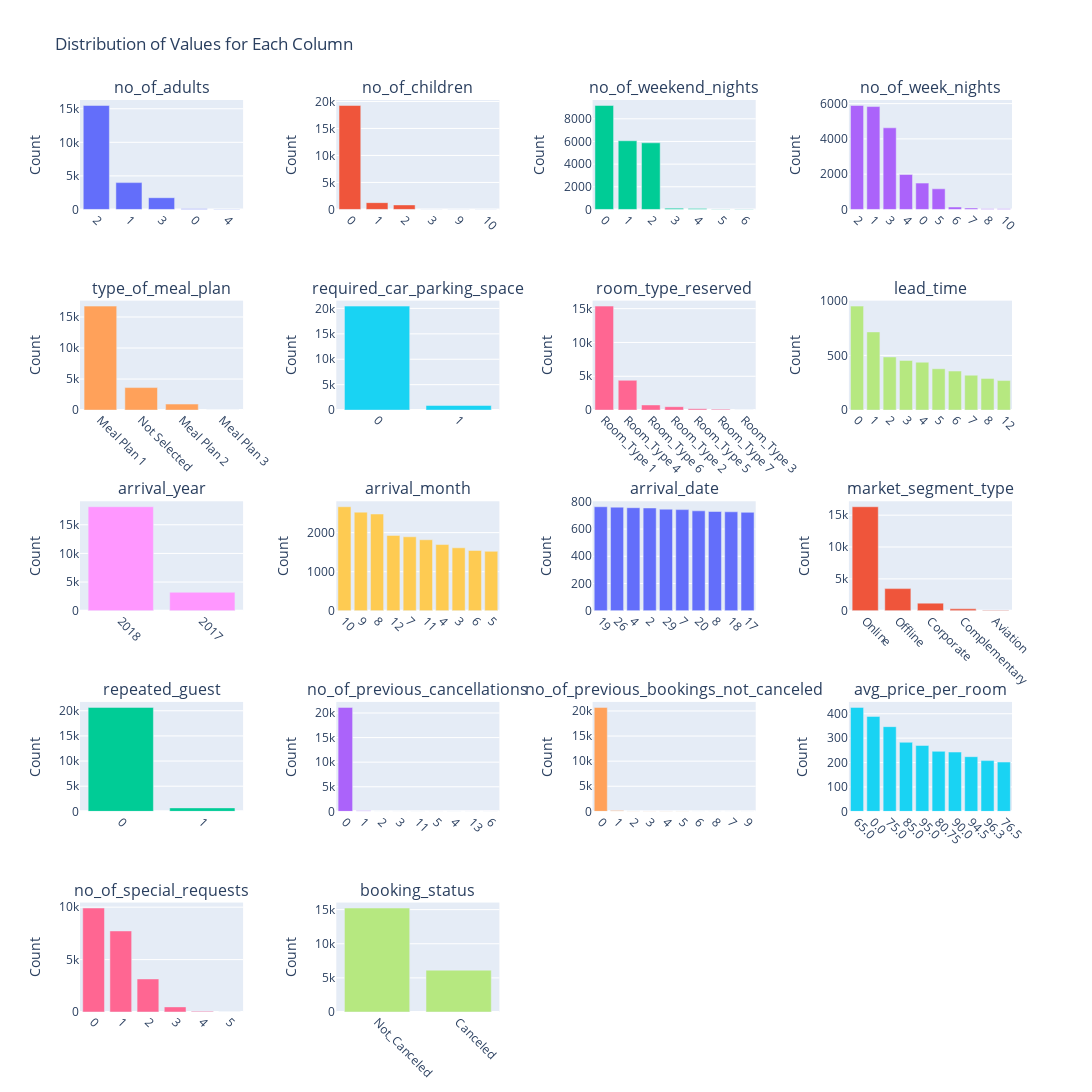

Notebook code cell kept with this figure:
### Markdown cell above
>- Comprehensive Dashboard : Get overview

### Code cell
# describe data summary usiing bar plot
# create plot gid in each cloum value label and it count as a sub plot

import plotly.graph_objects as go
from plotly.subplots import make_subplots

# Create a figure with subplots
fig = make_subplots(
    rows=5, cols=4,
    subplot_titles=df.columns,
    vertical_spacing=0.1,
    horizontal_spacing=0.1
)

# Plot each column
for i, col in enumerate(df.columns):
    row = (i // 4) + 1
    col_num = (i % 4) + 1
    
    # Get value counts for the column
    value_counts = df[col].value_counts()
    
    # Limit to top 10 for columns with many unique values
    if len(value_counts) > 10:
        value_counts = value_counts.head(10)
    
    # Create bar chart
    fig.add_trace(
        go.Bar(
            x=value_counts.index.astype(str),
            y=value_counts.values,
            name=col,
            showlegend=False
        ),
        row=row, col=col_num
    )
    
    # Update axes for better readability
    fig.update_xaxes(tickangle=45, row=row, col=col_num)
    fig.update_yaxes(title_text="Count", row=row, col=col_num)

# Update layout
fig.update_layout(
    height=1200,
    width=1400,
    title_text="Distribution of Values for Each Column",
    showlegend=False
)

fig.show()

### Figure 1 — Plotly figure (JSON) as saved in the notebook; plotly's stock layout.template omitted (floating-point values rounded to 4 significant figures)
{"data": [{"name": "no_of_adults", "showlegend": false, "type": "bar", "x": ["2", "1", "3", "0", "4"], "xaxis": "x", "y": [15489, 3996, 1748, 113, 13], "yaxis": "y"}, {"name": "no_of_children", "showlegend": false, "type": "bar", "x": ["0", "1", "2", "3", "9", "10"], "xaxis": "x2", "y": [19251, 1257, 837, 11, 2, 1], "yaxis": "y2"}, {"name": "no_of_weekend_nights", "showlegend": false, "type": "bar", "x": ["0", "1", "2", "3", "4", "5", "6"], "xaxis": "x3", "y": [9178, 6063, 5882, 110, 91, 21, 14], "yaxis": "y3"}, {"name": "no_of_week_nights", "showlegend": false, "type": "bar", "x": ["2", "1", "3", "4", "0", "5", "6", "7", "8", "10"], "xaxis": "x4", "y": [5894, 5833, 4628, 1980, 1492, 1169, 136, 81, 43, 41], "yaxis": "y4"}, {"name": "type_of_meal_plan", "showlegend": false, "type": "bar", "x": ["Meal Plan 1", "Not Selected", "Meal Plan 2", "Meal Plan 3"], "xaxis": "x5", "y": [16759, 3627, 969, 4], "yaxis": "y5"}, {"name": "required_car_parking_space", "showlegend": false, "type": "bar", "x": ["0", "1"], "xaxis": "x6", "y": [20452, 907], "yaxis": "y6"}, {"name": "room_type_reserved", "showlegend": false, "type": "bar", "x": ["Room_Type 1", "Room_Type 4", "Room_Type 6", "Room_Type 2", "Room_Type 5", "Room_Type 7", "Room_Type 3"], "xaxis": "x7", "y": [15375, 4403, 758, 500, 190, 129, 4], "yaxis": "y7"}, {"name": "lead_time", "showlegend": false, "type": "bar", "x": ["0", "1", "2", "3", "4", "5", "6", "7", "8", "12"], "xaxis": "x8", "y": [951, 715, 486, 454, 438, 378, 357, 319, 290, 270], "yaxis": "y8"}, {"name": "arrival_year", "showlegend": false, "type": "bar", "x": ["2018", "2017"], "xaxis": "x9", "y": [18141, 3218], "yaxis": "y9"}, {"name": "arrival_month", "showlegend": false, "type": "bar", "x": ["10", "9", "8", "12", "7", "11", "4", "3", "6", "5"], "xaxis": "x10", "y": [2663, 2525, 2477, 1928, 1893, 1817, 1695, 1611, 1543, 1522], "yaxis": "y10"}, {"name": "arrival_date", "showlegend": false, "type": "bar", "x": ["19", "26", "4", "2", "29", "7", "20", "8", "18", "17"], "xaxis": "x11", "y": [764, 761, 757, 755, 746, 743, 734, 729, 727, 723], "yaxis": "y11"}, {"name": "market_segment_type", "showlegend": false, "type": "bar", "x": ["Online", "Offline", "Corporate", "Complementary", "Aviation"], "xaxis": "x12", "y": [16324, 3471, 1192, 291, 81], "yaxis": "y12"}, {"name": "repeated_guest", "showlegend": false, "type": "bar", "x": ["0", "1"], "xaxis": "x13", "y": [20667, 692], "yaxis": "y13"}, {"name": "no_of_previous_cancellations", "showlegend": false, "type": "bar", "x": ["0", "1", "2", "3", "11", "5", "4", "13", "6"], "xaxis": "x14", "y": [21135, 115, 36, 32, 20, 10, 9, 1, 1], "yaxis": "y14"}, {"name": "no_of_previous_bookings_not_canceled", "showlegend": false, "type": "bar", "x": ["0", "1", "2", "3", "4", "5", "6", "8", "7", "9"], "xaxis": "x15", "y": [20711, 180, 89, 65, 54, 47, 29, 20, 18, 16], "yaxis": "y15"}, {"name": "avg_price_per_room", "showlegend": false, "type": "bar", "x": ["65.0", "0.0", "75.0", "85.0", "95.0", "80.75", "90.0", "94.5", "96.3", "76.5"], "xaxis": "x16", "y": [426, 389, 347, 283, 270, 246, 243, 224, 208, 202], "yaxis": "y16"}, {"name": "no_of_special_requests", "showlegend": false, "type": "bar", "x": ["0", "1", "2", "3", "4", "5"], "xaxis": "x17", "y": [9919, 7732, 3154, 487, 61, 6], "yaxis": "y17"}, {"name": "booking_status", "showlegend": false, "type": "bar", "x": ["Not_Canceled", "Canceled"], "xaxis": "x18", "y": [15231, 6128], "yaxis": "y18"}], "layout": {"annotations": [{"font": {"size": 16}, "showarrow": false, "text": "no_of_adults", "x": 0.0875, "xanchor": "center", "xref": "paper", "y": 1, "yanchor": "bottom", "yref": "paper"}, {"font": {"size": 16}, "showarrow": false, "text": "no_of_children", "x": 0.3625, "xanchor": "center", "xref": "paper", "y": 1, "yanchor": "bottom", "yref": "paper"}, {"font": {"size": 16}, "showarrow": false, "text": "no_of_weekend_nights", "x": 0.6375, "xanchor": "center", "xref": "paper", "y": 1, "yanchor": "bottom", "yref": "paper"}, {"font": {"size": 16}, "showarrow": false, "text": "no_of_week_nights", "x": 0.9125, "xanchor": "center", "xref": "paper", "y": 1, "yanchor": "bottom", "yref": "paper"}, {"font": {"size": 16}, "showarrow": false, "text": "type_of_meal_plan", "x": 0.0875, "xanchor": "center", "xref": "paper", "y": 0.78, "yanchor": "bottom", "yref": "paper"}, {"font": {"size": 16}, "showarrow": false, "text": "required_car_parking_space", "x": 0.3625, "xanchor": "center", "xref": "paper", "y": 0.78, "yanchor": "bottom", "yref": "paper"}, {"font": {"size": 16}, "showarrow": false, "text": "room_type_reserved", "x": 0.6375, "xanchor": "center", "xref": "paper", "y": 0.78, "yanchor": "bottom", "yref": "paper"}, {"font": {"size": 16}, "showarrow": false, "text": "lead_time", "x": 0.9125, "xanchor": "center", "xref": "paper", "y": 0.78, "yanchor": "bottom", "yref": "paper"}, {"font": {"size": 16}, "showarrow": false, "text": "arrival_year", "x": 0.0875, "xanchor": "center", "xref": "paper", "y": 0.56, "yanchor": "bottom", "yref": "paper"}, {"font": {"size": 16}, "showarrow": false, "text": "arrival_month", "x": 0.3625, "xanchor": "center", "xref": "paper", "y": 0.56, "yanchor": "bottom", "yref": "paper"}, {"font": {"size": 16}, "showarrow": false, "text": "arrival_date", "x": 0.6375, "xanchor": "center", "xref": "paper", "y": 0.56, "yanchor": "bottom", "yref": "paper"}, {"font": {"size": 16}, "showarrow": false, "text": "market_segment_type", "x": 0.9125, "xanchor": "center", "xref": "paper", "y": 0.56, "yanchor": "bottom", "yref": "paper"}, {"font": {"size": 16}, "showarrow": false, "text": "repeated_guest", "x": 0.0875, "xanchor": "center", "xref": "paper", "y": 0.34, "yanchor": "bottom", "yref": "paper"}, {"font": {"size": 16}, "showarrow": false, "text": "no_of_previous_cancellations", "x": 0.3625, "xanchor": "center", "xref": "paper", "y": 0.34, "yanchor": "bottom", "yref": "paper"}, {"font": {"size": 16}, "showarrow": false, "text": "no_of_previous_bookings_not_canceled", "x": 0.6375, "xanchor": "center", "xref": "paper", "y": 0.34, "yanchor": "bottom", "yref": "paper"}, {"font": {"size": 16}, "showarrow": false, "text": "avg_price_per_room", "x": 0.9125, "xanchor": "center", "xref": "paper", "y": 0.34, "yanchor": "bottom", "yref": "paper"}, {"font": {"size": 16}, "showarrow": false, "text": "no_of_special_requests", "x": 0.0875, "xanchor": "center", "xref": "paper", "y": 0.12, "yanchor": "bottom", "yref": "paper"}, {"font": {"size": 16}, "showarrow": false, "text": "booking_status", "x": 0.3625, "xanchor": "center", "xref": "paper", "y": 0.12, "yanchor": "bottom", "yref": "paper"}], "height": 1200, "showlegend": false, "title": {"text": "Distribution of Values for Each Column"}, "width": 1400, "xaxis": {"anchor": "y", "domain": [0, 0.175], "tickangle": 45}, "xaxis10": {"anchor": "y10", "domain": [0.275, 0.45], "tickangle": 45}, "xaxis11": {"anchor": "y11", "domain": [0.55, 0.725], "tickangle": 45}, "xaxis12": {"anchor": "y12", "domain": [0.825, 1], "tickangle": 45}, "xaxis13": {"anchor": "y13", "domain": [0, 0.175], "tickangle": 45}, "xaxis14": {"anchor": "y14", "domain": [0.275, 0.45], "tickangle": 45}, "xaxis15": {"anchor": "y15", "domain": [0.55, 0.725], "tickangle": 45}, "xaxis16": {"anchor": "y16", "domain": [0.825, 1], "tickangle": 45}, "xaxis17": {"anchor": "y17", "domain": [0, 0.175], "tickangle": 45}, "xaxis18": {"anchor": "y18", "domain": [0.275, 0.45], "tickangle": 45}, "xaxis19": {"anchor": "y19", "domain": [0.55, 0.725]}, "xaxis2": {"anchor": "y2", "domain": [0.275, 0.45], "tickangle": 45}, "xaxis20": {"anchor": "y20", "domain": [0.825, 1]}, "xaxis3": {"anchor": "y3", "domain": [0.55, 0.725], "tickangle": 45}, "xaxis4": {"anchor": "y4", "domain": [0.825, 1], "tickangle": 45}, "xaxis5": {"anchor": "y5", "domain": [0, 0.175], "tickangle": 45}, "xaxis6": {"anchor": "y6", "domain": [0.275, 0.45], "tickangle": 45}, "xaxis7": {"anchor": "y7", "domain": [0.55, 0.725], "tickangle": 45}, "xaxis8": {"anchor": "y8", "domain": [0.825, 1], "tickangle": 45}, "xaxis9": {"anchor": "y9", "domain": [0, 0.175], "tickangle": 45}, "yaxis": {"anchor": "x", "domain": [0.88, 1], "title": {"text": "Count"}}, "yaxis10": {"anchor": "x10", "domain": [0.44, 0.56], "title": {"text": "Count"}}, "yaxis11": {"anchor": "x11", "domain": [0.44, 0.56], "title": {"text": "Count"}}, "yaxis12": {"anchor": "x12", "domain": [0.44, 0.56], "title": {"text": "Count"}}, "yaxis13": {"anchor": "x13", "domain": [0.22, 0.34], "title": {"text": "Count"}}, "yaxis14": {"anchor": "x14", "domain": [0.22, 0.34], "title": {"text": "Count"}}, "yaxis15": {"anchor": "x15", "domain": [0.22, 0.34], "title": {"text": "Count"}}, "yaxis16": {"anchor": "x16", "domain": [0.22, 0.34], "title": {"text": "Count"}}, "yaxis17": {"anchor": "x17", "domain": [0, 0.12], "title": {"text": "Count"}}, "yaxis18": {"anchor": "x18", "domain": [0, 0.12], "title": {"text": "Count"}}, "yaxis19": {"anchor": "x19", "domain": [0, 0.12]}, "yaxis2": {"anchor": "x2", "domain": [0.88, 1], "title": {"text": "Count"}}, "yaxis20": {"anchor": "x20", "domain": [0, 0.12]}, "yaxis3": {"anchor": "x3", "domain": [0.88, 1], "title": {"text": "Count"}}, "yaxis4": {"anchor": "x4", "domain": [0.88, 1], "title": {"text": "Count"}}, "yaxis5": {"anchor": "x5", "domain": [0.66, 0.78], "title": {"text": "Count"}}, "yaxis6": {"anchor": "x6", "domain": [0.66, 0.78], "title": {"text": "Count"}}, "yaxis7": {"anchor": "x7", "domain": [0.66, 0.78], "title": {"text": "Count"}}, "yaxis8": {"anchor": "x8", "domain": [0.66, 0.78], "title": {"text": "Count"}}, "yaxis9": {"anchor": "x9", "domain": [0.44, 0.56], "title": {"text": "Count"}}}}
